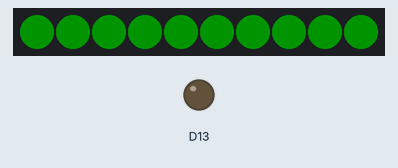
Simulated run of this sketch. Board: Adafruit Circuit Playground Express. On the bench: 10 RGB LEDs in strip order, left to right, output pins drawn as LEDs (lit = HIGH). Dim RGB values are drawn brighter than linear; random numbers use the default seed unless the sketch sets one.

Above: at 0.1 s.
At 1.46 s:
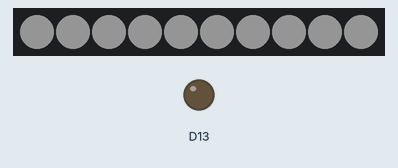
At 6.07 s:
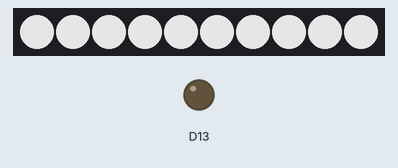
At 10.99 s:
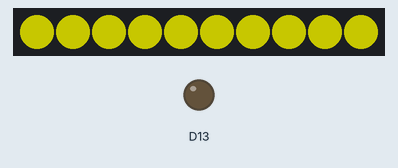
At 20.87 s:
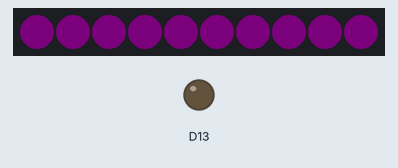
At 39.82 s:
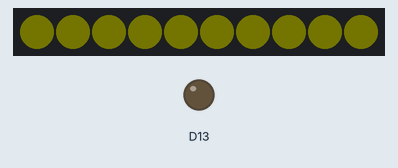

The sketch:

glow-globe-circuit-playground.ino
```cpp
// https://github.com/adafruit/Adafruit_CircuitPlayground
#include <Adafruit_CircuitPlayground.h>
#include <math.h>

// The range of audio values we'll use to trigger the Red LED
#define micMin 70
#define micMax 100
#define newRange 255

// Change the following to `true` to enable output to the Serial monitor
#define debug false

const int oldRange = micMax - micMin;

int colors[4][3] = {
  {255, 255, 0},  // Yellow
  {255, 165, 3},  // Orange
  {128, 0, 128},  // Purple
  {255, 255, 255} // White
};

bool direction = true;
int brightness = 0;
int delayVal = 1;
int selectedColor = 3;

void setup() {
  if (debug) {
    Serial.begin(115200);
    delay(1000);
    Serial.println("Sketch initialing");
  }

  // Initialize the Circuit Playground board
  CircuitPlayground.begin();
  // initialize the random number generator
  randomSeed(analogRead(0));
  // Turn all of the LEDs green to let everyone know we're ready to go
  setAllPixels(0, 255, 0);
  // wait a second (literally)
  delay(1000);
  // clear all of the LEDs (turn them off)
  CircuitPlayground.clearPixels();
  printColor();
}

void loop() {
  float soundValue;
  int brightness;

  soundValue = CircuitPlayground.mic.soundPressureLevel(10);
  if ( soundValue >= micMin && soundValue <= micMax) {
    // then go red with intensity based on sound level
    //https://stackoverflow.com/questions/929103/convert-a-number-range-to-another-range-maintaining-ratio
    brightness = round(((soundValue - micMin) * newRange) / oldRange);
    if (debug) {
      Serial.println("Sound value: " + String(soundValue) + ", Brightness: " + String(brightness));
    }
    goRed(brightness);
  } else {
    fadeCycle();
  }
}

void setAllPixels(int red, int green, int blue) {
  for (int i = 0; i < 10; i++) {
    CircuitPlayground.setPixelColor(i, red, green, blue);
  }
}

void goRed(int brightness) {
  // Set all LEDs to Red
  for (int i = 0; i < 10; i++) {
    CircuitPlayground.setPixelColor(i, 255, 0, 0);
  }
  // Set brightness based on sound volume
  CircuitPlayground.setBrightness(brightness);
}

void fadeCycle() {
  // Fade LED colors up/down with a randomly changing color
  // Set the pixels to the selected color
  setAllPixels(colors[selectedColor][0], colors[selectedColor][1], colors[selectedColor][2]);
  if (direction) {
    // we're fading up
    brightness++;
    if (brightness > 255) {
      direction = false;
      return;
    }
  } else {
    // we're fading down
    brightness--;
    if (brightness < 1) {
      direction = true;
      // Change color
      selectedColor = random(4);
      // pick a new random delay value
      delayVal = random(10) + 1;
      printColor();
      return;
    }
  }
  CircuitPlayground.setBrightness(brightness);
  // Wait our random delay value - makes the fade all happen at different speeds
  delay(delayVal);
}

void printColor() {
  if (debug) {
    Serial.println("Color changed to " + String(selectedColor) + "(" + colors[selectedColor][0] + ", " + colors[selectedColor][1] + ", " + colors[selectedColor][2] + ")");
  }
}
```
